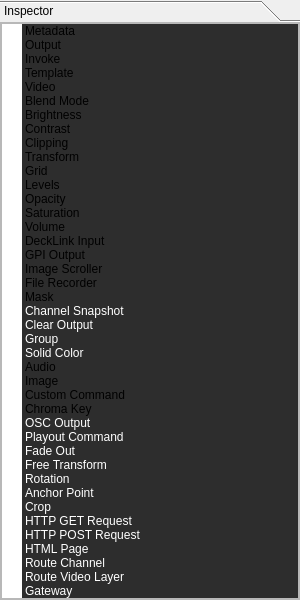
<?xml version="1.0" encoding="UTF-8"?>
<ui version="4.0">
 <class>InspectorWidget</class>
 <widget class="QWidget" name="InspectorWidget">
  <property name="geometry">
   <rect>
    <x>0</x>
    <y>0</y>
    <width>300</width>
    <height>600</height>
   </rect>
  </property>
  <property name="sizePolicy">
   <sizepolicy hsizetype="Preferred" vsizetype="Expanding">
    <horstretch>0</horstretch>
    <verstretch>0</verstretch>
   </sizepolicy>
  </property>
  <property name="minimumSize">
   <size>
    <width>290</width>
    <height>0</height>
   </size>
  </property>
  <property name="styleSheet">
   <string notr="true"/>
  </property>
  <layout class="QGridLayout" name="gridLayout">
   <property name="leftMargin">
    <number>0</number>
   </property>
   <property name="topMargin">
    <number>0</number>
   </property>
   <property name="rightMargin">
    <number>0</number>
   </property>
   <property name="bottomMargin">
    <number>0</number>
   </property>
   <property name="spacing">
    <number>0</number>
   </property>
   <item row="0" column="0">
    <widget class="QToolBox" name="toolBox">
     <property name="sizePolicy">
      <sizepolicy hsizetype="Expanding" vsizetype="Preferred">
       <horstretch>0</horstretch>
       <verstretch>0</verstretch>
      </sizepolicy>
     </property>
     <property name="tabSpacing">
      <number>0</number>
     </property>
     <widget class="QWidget" name="pageInspector">
      <property name="geometry">
       <rect>
        <x>0</x>
        <y>0</y>
        <width>300</width>
        <height>533</height>
       </rect>
      </property>
      <property name="sizePolicy">
       <sizepolicy hsizetype="Expanding" vsizetype="Preferred">
        <horstretch>0</horstretch>
        <verstretch>0</verstretch>
       </sizepolicy>
      </property>
      <attribute name="label">
       <string>Inspector</string>
      </attribute>
      <layout class="QVBoxLayout" name="verticalLayout_2">
       <property name="spacing">
        <number>0</number>
       </property>
       <property name="leftMargin">
        <number>0</number>
       </property>
       <property name="topMargin">
        <number>0</number>
       </property>
       <property name="rightMargin">
        <number>0</number>
       </property>
       <property name="bottomMargin">
        <number>0</number>
       </property>
       <item>
        <widget class="QScrollArea" name="scrollArea">
         <property name="font">
          <font>
           <weight>50</weight>
           <bold>false</bold>
          </font>
         </property>
         <property name="widgetResizable">
          <bool>true</bool>
         </property>
         <widget class="QWidget" name="scrollAreaWidgetContents">
          <property name="geometry">
           <rect>
            <x>0</x>
            <y>0</y>
            <width>298</width>
            <height>531</height>
           </rect>
          </property>
          <layout class="QVBoxLayout" name="verticalLayout_3">
           <property name="spacing">
            <number>0</number>
           </property>
           <property name="leftMargin">
            <number>0</number>
           </property>
           <property name="topMargin">
            <number>0</number>
           </property>
           <property name="rightMargin">
            <number>0</number>
           </property>
           <property name="bottomMargin">
            <number>0</number>
           </property>
           <item>
            <widget class="QTreeWidget" name="treeWidgetInspector">
             <property name="focusPolicy">
              <enum>Qt::NoFocus</enum>
             </property>
             <property name="selectionMode">
              <enum>QAbstractItemView::NoSelection</enum>
             </property>
             <property name="verticalScrollMode">
              <enum>QAbstractItemView::ScrollPerPixel</enum>
             </property>
             <property name="animated">
              <bool>true</bool>
             </property>
             <property name="expandsOnDoubleClick">
              <bool>false</bool>
             </property>
             <attribute name="headerVisible">
              <bool>false</bool>
             </attribute>
             <column>
              <property name="text">
               <string/>
              </property>
             </column>
             <item>
              <property name="text">
               <string>Metadata</string>
              </property>
              <property name="background">
               <brush brushstyle="SolidPattern">
                <color alpha="255">
                 <red>45</red>
                 <green>45</green>
                 <blue>45</blue>
                </color>
               </brush>
              </property>
              <property name="foreground">
               <brush brushstyle="NoBrush">
                <color alpha="255">
                 <red>255</red>
                 <green>255</green>
                 <blue>255</blue>
                </color>
               </brush>
              </property>
             </item>
             <item>
              <property name="text">
               <string>Output</string>
              </property>
              <property name="background">
               <brush brushstyle="SolidPattern">
                <color alpha="255">
                 <red>45</red>
                 <green>45</green>
                 <blue>45</blue>
                </color>
               </brush>
              </property>
              <property name="foreground">
               <brush brushstyle="NoBrush">
                <color alpha="255">
                 <red>255</red>
                 <green>255</green>
                 <blue>255</blue>
                </color>
               </brush>
              </property>
             </item>
             <item>
              <property name="text">
               <string>Invoke</string>
              </property>
              <property name="background">
               <brush brushstyle="SolidPattern">
                <color alpha="255">
                 <red>45</red>
                 <green>45</green>
                 <blue>45</blue>
                </color>
               </brush>
              </property>
              <property name="foreground">
               <brush brushstyle="NoBrush">
                <color alpha="255">
                 <red>255</red>
                 <green>255</green>
                 <blue>255</blue>
                </color>
               </brush>
              </property>
             </item>
             <item>
              <property name="text">
               <string>Template</string>
              </property>
              <property name="background">
               <brush brushstyle="SolidPattern">
                <color alpha="255">
                 <red>45</red>
                 <green>45</green>
                 <blue>45</blue>
                </color>
               </brush>
              </property>
              <property name="foreground">
               <brush brushstyle="NoBrush">
                <color alpha="255">
                 <red>255</red>
                 <green>255</green>
                 <blue>255</blue>
                </color>
               </brush>
              </property>
             </item>
             <item>
              <property name="text">
               <string>Video</string>
              </property>
              <property name="background">
               <brush brushstyle="SolidPattern">
                <color alpha="255">
                 <red>45</red>
                 <green>45</green>
                 <blue>45</blue>
                </color>
               </brush>
              </property>
              <property name="foreground">
               <brush brushstyle="NoBrush">
                <color alpha="255">
                 <red>255</red>
                 <green>255</green>
                 <blue>255</blue>
                </color>
               </brush>
              </property>
             </item>
             <item>
              <property name="text">
               <string>Blend Mode</string>
              </property>
              <property name="background">
               <brush brushstyle="SolidPattern">
                <color alpha="255">
                 <red>45</red>
                 <green>45</green>
                 <blue>45</blue>
                </color>
               </brush>
              </property>
              <property name="foreground">
               <brush brushstyle="NoBrush">
                <color alpha="255">
                 <red>255</red>
                 <green>255</green>
                 <blue>255</blue>
                </color>
               </brush>
              </property>
             </item>
             <item>
              <property name="text">
               <string>Brightness</string>
              </property>
              <property name="background">
               <brush brushstyle="SolidPattern">
                <color alpha="255">
                 <red>45</red>
                 <green>45</green>
                 <blue>45</blue>
                </color>
               </brush>
              </property>
              <property name="foreground">
               <brush brushstyle="NoBrush">
                <color alpha="255">
                 <red>255</red>
                 <green>255</green>
                 <blue>255</blue>
                </color>
               </brush>
              </property>
             </item>
             <item>
              <property name="text">
               <string>Contrast</string>
              </property>
              <property name="background">
               <brush brushstyle="SolidPattern">
                <color alpha="255">
                 <red>45</red>
                 <green>45</green>
                 <blue>45</blue>
                </color>
               </brush>
              </property>
              <property name="foreground">
               <brush brushstyle="NoBrush">
                <color alpha="255">
                 <red>255</red>
                 <green>255</green>
                 <blue>255</blue>
                </color>
               </brush>
              </property>
             </item>
             <item>
              <property name="text">
               <string>Clipping</string>
              </property>
              <property name="background">
               <brush brushstyle="SolidPattern">
                <color alpha="255">
                 <red>45</red>
                 <green>45</green>
                 <blue>45</blue>
                </color>
               </brush>
              </property>
              <property name="foreground">
               <brush brushstyle="NoBrush">
                <color alpha="255">
                 <red>255</red>
                 <green>255</green>
                 <blue>255</blue>
                </color>
               </brush>
              </property>
             </item>
             <item>
              <property name="text">
               <string>Transform</string>
              </property>
              <property name="background">
               <brush brushstyle="SolidPattern">
                <color alpha="255">
                 <red>45</red>
                 <green>45</green>
                 <blue>45</blue>
                </color>
               </brush>
              </property>
              <property name="foreground">
               <brush brushstyle="NoBrush">
                <color alpha="255">
                 <red>255</red>
                 <green>255</green>
                 <blue>255</blue>
                </color>
               </brush>
              </property>
             </item>
             <item>
              <property name="text">
               <string>Grid</string>
              </property>
              <property name="background">
               <brush brushstyle="SolidPattern">
                <color alpha="255">
                 <red>45</red>
                 <green>45</green>
                 <blue>45</blue>
                </color>
               </brush>
              </property>
              <property name="foreground">
               <brush brushstyle="NoBrush">
                <color alpha="255">
                 <red>255</red>
                 <green>255</green>
                 <blue>255</blue>
                </color>
               </brush>
              </property>
             </item>
             <item>
              <property name="text">
               <string>Levels</string>
              </property>
              <property name="background">
               <brush brushstyle="SolidPattern">
                <color alpha="255">
                 <red>45</red>
                 <green>45</green>
                 <blue>45</blue>
                </color>
               </brush>
              </property>
              <property name="foreground">
               <brush brushstyle="NoBrush">
                <color alpha="255">
                 <red>255</red>
                 <green>255</green>
                 <blue>255</blue>
                </color>
               </brush>
              </property>
             </item>
             <item>
              <property name="text">
               <string>Opacity</string>
              </property>
              <property name="background">
               <brush brushstyle="SolidPattern">
                <color alpha="255">
                 <red>45</red>
                 <green>45</green>
                 <blue>45</blue>
                </color>
               </brush>
              </property>
              <property name="foreground">
               <brush brushstyle="NoBrush">
                <color alpha="255">
                 <red>255</red>
                 <green>255</green>
                 <blue>255</blue>
                </color>
               </brush>
              </property>
             </item>
             <item>
              <property name="text">
               <string>Saturation</string>
              </property>
              <property name="background">
               <brush brushstyle="SolidPattern">
                <color alpha="255">
                 <red>45</red>
                 <green>45</green>
                 <blue>45</blue>
                </color>
               </brush>
              </property>
              <property name="foreground">
               <brush brushstyle="NoBrush">
                <color alpha="255">
                 <red>255</red>
                 <green>255</green>
                 <blue>255</blue>
                </color>
               </brush>
              </property>
             </item>
             <item>
              <property name="text">
               <string>Volume</string>
              </property>
              <property name="background">
               <brush brushstyle="SolidPattern">
                <color alpha="255">
                 <red>45</red>
                 <green>45</green>
                 <blue>45</blue>
                </color>
               </brush>
              </property>
              <property name="foreground">
               <brush brushstyle="NoBrush">
                <color alpha="255">
                 <red>255</red>
                 <green>255</green>
                 <blue>255</blue>
                </color>
               </brush>
              </property>
             </item>
             <item>
              <property name="text">
               <string>DeckLink Input</string>
              </property>
              <property name="background">
               <brush brushstyle="SolidPattern">
                <color alpha="255">
                 <red>45</red>
                 <green>45</green>
                 <blue>45</blue>
                </color>
               </brush>
              </property>
              <property name="foreground">
               <brush brushstyle="NoBrush">
                <color alpha="255">
                 <red>255</red>
                 <green>255</green>
                 <blue>255</blue>
                </color>
               </brush>
              </property>
             </item>
             <item>
              <property name="text">
               <string>GPI Output</string>
              </property>
              <property name="background">
               <brush brushstyle="SolidPattern">
                <color alpha="255">
                 <red>45</red>
                 <green>45</green>
                 <blue>45</blue>
                </color>
               </brush>
              </property>
              <property name="foreground">
               <brush brushstyle="NoBrush">
                <color alpha="255">
                 <red>255</red>
                 <green>255</green>
                 <blue>255</blue>
                </color>
               </brush>
              </property>
             </item>
             <item>
              <property name="text">
               <string>Image Scroller</string>
              </property>
              <property name="background">
               <brush brushstyle="SolidPattern">
                <color alpha="255">
                 <red>45</red>
                 <green>45</green>
                 <blue>45</blue>
                </color>
               </brush>
              </property>
              <property name="foreground">
               <brush brushstyle="NoBrush">
                <color alpha="255">
                 <red>255</red>
                 <green>255</green>
                 <blue>255</blue>
                </color>
               </brush>
              </property>
             </item>
             <item>
              <property name="text">
               <string>File Recorder</string>
              </property>
              <property name="background">
               <brush brushstyle="SolidPattern">
                <color alpha="255">
                 <red>45</red>
                 <green>45</green>
                 <blue>45</blue>
                </color>
               </brush>
              </property>
              <property name="foreground">
               <brush brushstyle="NoBrush">
                <color alpha="255">
                 <red>255</red>
                 <green>255</green>
                 <blue>255</blue>
                </color>
               </brush>
              </property>
             </item>
             <item>
              <property name="text">
               <string>Mask</string>
              </property>
              <property name="background">
               <brush brushstyle="SolidPattern">
                <color alpha="255">
                 <red>45</red>
                 <green>45</green>
                 <blue>45</blue>
                </color>
               </brush>
              </property>
              <property name="foreground">
               <brush brushstyle="NoBrush">
                <color alpha="255">
                 <red>255</red>
                 <green>255</green>
                 <blue>255</blue>
                </color>
               </brush>
              </property>
             </item>
             <item>
              <property name="text">
               <string>Channel Snapshot</string>
              </property>
              <property name="background">
               <brush brushstyle="SolidPattern">
                <color alpha="255">
                 <red>45</red>
                 <green>45</green>
                 <blue>45</blue>
                </color>
               </brush>
              </property>
              <property name="foreground">
               <brush brushstyle="SolidPattern">
                <color alpha="255">
                 <red>255</red>
                 <green>255</green>
                 <blue>255</blue>
                </color>
               </brush>
              </property>
             </item>
             <item>
              <property name="text">
               <string>Clear Output</string>
              </property>
              <property name="background">
               <brush brushstyle="SolidPattern">
                <color alpha="255">
                 <red>45</red>
                 <green>45</green>
                 <blue>45</blue>
                </color>
               </brush>
              </property>
              <property name="foreground">
               <brush brushstyle="SolidPattern">
                <color alpha="255">
                 <red>255</red>
                 <green>255</green>
                 <blue>255</blue>
                </color>
               </brush>
              </property>
             </item>
             <item>
              <property name="text">
               <string>Group</string>
              </property>
              <property name="background">
               <brush brushstyle="SolidPattern">
                <color alpha="255">
                 <red>45</red>
                 <green>45</green>
                 <blue>45</blue>
                </color>
               </brush>
              </property>
              <property name="foreground">
               <brush brushstyle="SolidPattern">
                <color alpha="255">
                 <red>255</red>
                 <green>255</green>
                 <blue>255</blue>
                </color>
               </brush>
              </property>
             </item>
             <item>
              <property name="text">
               <string>Solid Color</string>
              </property>
              <property name="background">
               <brush brushstyle="SolidPattern">
                <color alpha="255">
                 <red>45</red>
                 <green>45</green>
                 <blue>45</blue>
                </color>
               </brush>
              </property>
              <property name="foreground">
               <brush brushstyle="SolidPattern">
                <color alpha="255">
                 <red>255</red>
                 <green>255</green>
                 <blue>255</blue>
                </color>
               </brush>
              </property>
             </item>
             <item>
              <property name="text">
               <string>Audio</string>
              </property>
              <property name="background">
               <brush brushstyle="SolidPattern">
                <color alpha="255">
                 <red>45</red>
                 <green>45</green>
                 <blue>45</blue>
                </color>
               </brush>
              </property>
              <property name="foreground">
               <brush brushstyle="NoBrush">
                <color alpha="255">
                 <red>255</red>
                 <green>255</green>
                 <blue>255</blue>
                </color>
               </brush>
              </property>
             </item>
             <item>
              <property name="text">
               <string>Image</string>
              </property>
              <property name="background">
               <brush brushstyle="SolidPattern">
                <color alpha="255">
                 <red>45</red>
                 <green>45</green>
                 <blue>45</blue>
                </color>
               </brush>
              </property>
              <property name="foreground">
               <brush brushstyle="NoBrush">
                <color alpha="255">
                 <red>255</red>
                 <green>255</green>
                 <blue>255</blue>
                </color>
               </brush>
              </property>
             </item>
             <item>
              <property name="text">
               <string>Custom Command</string>
              </property>
              <property name="background">
               <brush brushstyle="SolidPattern">
                <color alpha="255">
                 <red>45</red>
                 <green>45</green>
                 <blue>45</blue>
                </color>
               </brush>
              </property>
              <property name="foreground">
               <brush brushstyle="NoBrush">
                <color alpha="255">
                 <red>255</red>
                 <green>255</green>
                 <blue>255</blue>
                </color>
               </brush>
              </property>
             </item>
             <item>
              <property name="text">
               <string>Chroma Key</string>
              </property>
              <property name="background">
               <brush brushstyle="SolidPattern">
                <color alpha="255">
                 <red>45</red>
                 <green>45</green>
                 <blue>45</blue>
                </color>
               </brush>
              </property>
              <property name="foreground">
               <brush brushstyle="NoBrush">
                <color alpha="255">
                 <red>255</red>
                 <green>255</green>
                 <blue>255</blue>
                </color>
               </brush>
              </property>
             </item>
             <item>
              <property name="text">
               <string>OSC Output</string>
              </property>
              <property name="background">
               <brush brushstyle="SolidPattern">
                <color alpha="255">
                 <red>45</red>
                 <green>45</green>
                 <blue>45</blue>
                </color>
               </brush>
              </property>
              <property name="foreground">
               <brush brushstyle="SolidPattern">
                <color alpha="255">
                 <red>255</red>
                 <green>255</green>
                 <blue>255</blue>
                </color>
               </brush>
              </property>
             </item>
             <item>
              <property name="text">
               <string>Playout Command</string>
              </property>
              <property name="background">
               <brush brushstyle="SolidPattern">
                <color alpha="255">
                 <red>45</red>
                 <green>45</green>
                 <blue>45</blue>
                </color>
               </brush>
              </property>
              <property name="foreground">
               <brush brushstyle="SolidPattern">
                <color alpha="255">
                 <red>255</red>
                 <green>255</green>
                 <blue>255</blue>
                </color>
               </brush>
              </property>
             </item>
             <item>
              <property name="text">
               <string>Fade Out</string>
              </property>
              <property name="background">
               <brush brushstyle="SolidPattern">
                <color alpha="255">
                 <red>45</red>
                 <green>45</green>
                 <blue>45</blue>
                </color>
               </brush>
              </property>
              <property name="foreground">
               <brush brushstyle="SolidPattern">
                <color alpha="255">
                 <red>255</red>
                 <green>255</green>
                 <blue>255</blue>
                </color>
               </brush>
              </property>
             </item>
             <item>
              <property name="text">
               <string>Free Transform</string>
              </property>
              <property name="background">
               <brush brushstyle="SolidPattern">
                <color alpha="255">
                 <red>45</red>
                 <green>45</green>
                 <blue>45</blue>
                </color>
               </brush>
              </property>
              <property name="foreground">
               <brush brushstyle="SolidPattern">
                <color alpha="255">
                 <red>255</red>
                 <green>255</green>
                 <blue>255</blue>
                </color>
               </brush>
              </property>
             </item>
             <item>
              <property name="text">
               <string>Rotation</string>
              </property>
              <property name="background">
               <brush brushstyle="SolidPattern">
                <color alpha="255">
                 <red>45</red>
                 <green>45</green>
                 <blue>45</blue>
                </color>
               </brush>
              </property>
              <property name="foreground">
               <brush brushstyle="SolidPattern">
                <color alpha="255">
                 <red>255</red>
                 <green>255</green>
                 <blue>255</blue>
                </color>
               </brush>
              </property>
             </item>
             <item>
              <property name="text">
               <string>Anchor Point</string>
              </property>
              <property name="background">
               <brush brushstyle="SolidPattern">
                <color alpha="255">
                 <red>45</red>
                 <green>45</green>
                 <blue>45</blue>
                </color>
               </brush>
              </property>
              <property name="foreground">
               <brush brushstyle="SolidPattern">
                <color alpha="255">
                 <red>255</red>
                 <green>255</green>
                 <blue>255</blue>
                </color>
               </brush>
              </property>
             </item>
             <item>
              <property name="text">
               <string>Crop</string>
              </property>
              <property name="background">
               <brush brushstyle="SolidPattern">
                <color alpha="255">
                 <red>45</red>
                 <green>45</green>
                 <blue>45</blue>
                </color>
               </brush>
              </property>
              <property name="foreground">
               <brush brushstyle="SolidPattern">
                <color alpha="255">
                 <red>255</red>
                 <green>255</green>
                 <blue>255</blue>
                </color>
               </brush>
              </property>
             </item>
             <item>
              <property name="text">
               <string>HTTP GET Request</string>
              </property>
              <property name="background">
               <brush brushstyle="SolidPattern">
                <color alpha="255">
                 <red>45</red>
                 <green>45</green>
                 <blue>45</blue>
                </color>
               </brush>
              </property>
              <property name="foreground">
               <brush brushstyle="SolidPattern">
                <color alpha="255">
                 <red>255</red>
                 <green>255</green>
                 <blue>255</blue>
                </color>
               </brush>
              </property>
             </item>
             <item>
              <property name="text">
               <string>HTTP POST Request</string>
              </property>
              <property name="background">
               <brush brushstyle="SolidPattern">
                <color alpha="255">
                 <red>45</red>
                 <green>45</green>
                 <blue>45</blue>
                </color>
               </brush>
              </property>
              <property name="foreground">
               <brush brushstyle="SolidPattern">
                <color alpha="255">
                 <red>255</red>
                 <green>255</green>
                 <blue>255</blue>
                </color>
               </brush>
              </property>
             </item>
             <item>
              <property name="text">
               <string>HTML Page</string>
              </property>
              <property name="background">
               <brush brushstyle="SolidPattern">
                <color alpha="255">
                 <red>45</red>
                 <green>45</green>
                 <blue>45</blue>
                </color>
               </brush>
              </property>
              <property name="foreground">
               <brush brushstyle="SolidPattern">
                <color alpha="255">
                 <red>255</red>
                 <green>255</green>
                 <blue>255</blue>
                </color>
               </brush>
              </property>
             </item>
             <item>
              <property name="text">
               <string>Route Channel</string>
              </property>
              <property name="background">
               <brush brushstyle="SolidPattern">
                <color alpha="255">
                 <red>45</red>
                 <green>45</green>
                 <blue>45</blue>
                </color>
               </brush>
              </property>
              <property name="foreground">
               <brush brushstyle="SolidPattern">
                <color alpha="255">
                 <red>255</red>
                 <green>255</green>
                 <blue>255</blue>
                </color>
               </brush>
              </property>
             </item>
             <item>
              <property name="text">
               <string>Route Video Layer</string>
              </property>
              <property name="background">
               <brush brushstyle="SolidPattern">
                <color alpha="255">
                 <red>45</red>
                 <green>45</green>
                 <blue>45</blue>
                </color>
               </brush>
              </property>
              <property name="foreground">
               <brush brushstyle="SolidPattern">
                <color alpha="255">
                 <red>255</red>
                 <green>255</green>
                 <blue>255</blue>
                </color>
               </brush>
              </property>
             </item>
             <item>
              <property name="text">
               <string>Gateway</string>
              </property>
              <property name="background">
               <brush brushstyle="SolidPattern">
                <color alpha="255">
                 <red>45</red>
                 <green>45</green>
                 <blue>45</blue>
                </color>
               </brush>
              </property>
              <property name="foreground">
               <brush brushstyle="SolidPattern">
                <color alpha="255">
                 <red>255</red>
                 <green>255</green>
                 <blue>255</blue>
                </color>
               </brush>
              </property>
             </item>
            </widget>
           </item>
          </layout>
         </widget>
        </widget>
       </item>
      </layout>
     </widget>
    </widget>
   </item>
  </layout>
 </widget>
 <tabstops>
  <tabstop>scrollArea</tabstop>
 </tabstops>
 <resources/>
 <connections>
  <connection>
   <sender>treeWidgetInspector</sender>
   <signal>itemClicked(QTreeWidgetItem*,int)</signal>
   <receiver>InspectorWidget</receiver>
   <slot>toggleExpandItem(QTreeWidgetItem*,int)</slot>
   <hints>
    <hint type="sourcelabel">
     <x>167</x>
     <y>71</y>
    </hint>
    <hint type="destinationlabel">
     <x>244</x>
     <y>71</y>
    </hint>
   </hints>
  </connection>
 </connections>
 <slots>
  <slot>toggleExpandItem(QTreeWidgetItem*,int)</slot>
 </slots>
</ui>
